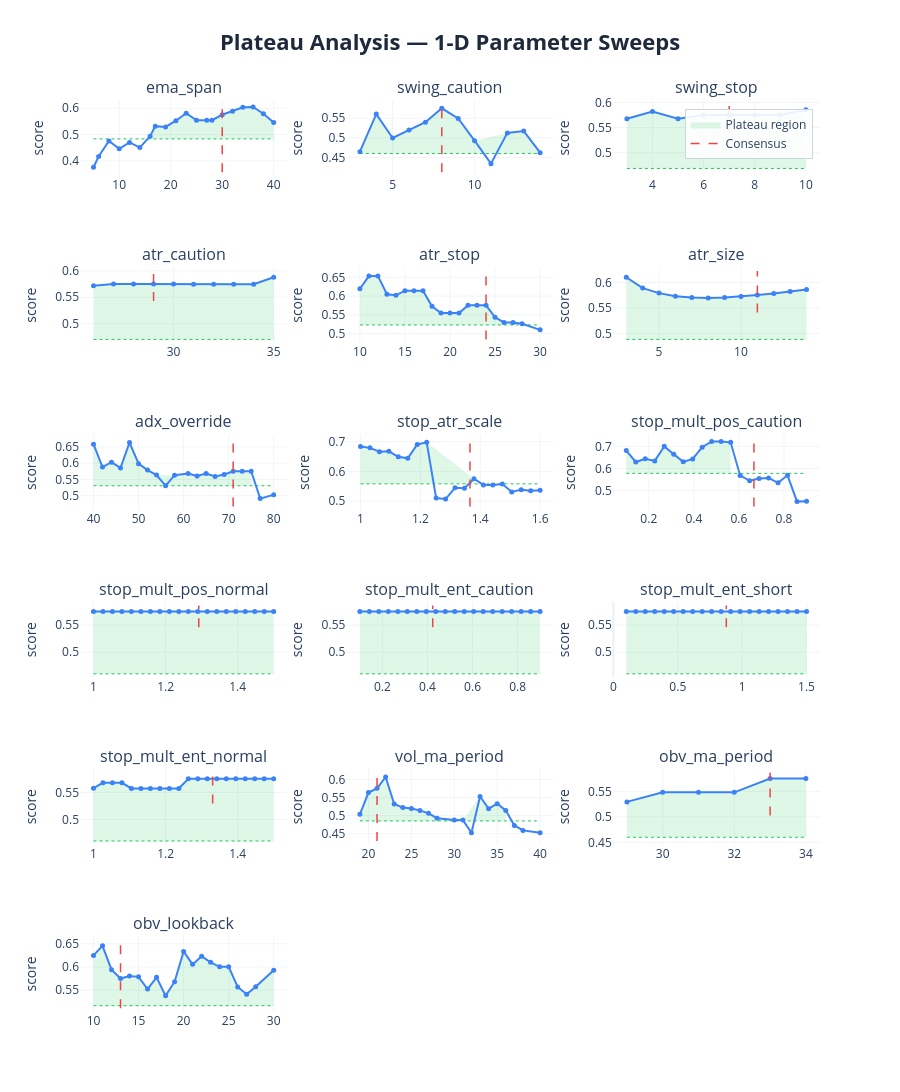

Notebook cell for this chart:
### Markdown cell above
### 1-D sweep charts:
| Element | Meaning | Good | Bad |
|---------|---------|------|-----|
| **Blue curve** | Composite score at each value of the parameter, with all others held at consensus | Flat-topped curve — performance is insensitive to the exact value | Narrow spike — optimizer latched onto one specific value, everything nearby is worse |
| **Red dashed line** | Where the consensus value sits | On the flat top of the curve | On a steep slope or at the edge of a cliff |
| **Green dashed line** | Cutoff at 80% of peak score — the boundary between plateau and non-plateau | Blue curve stays above this line across most of the range | Blue curve dips below it quickly either side of the peak |
| **Green shading** | Plateau region — all values where the score stays within 20% of the peak | Wide green band spanning most of the range (robust) | Thin sliver or no shading at all (fragile/overfit) |

 If concensus on steep slope: parameter **REGIME SENSITIVE** - do not fix, backtests are disagreeing, want to fix parameters on flat top.

### Code cell
# ── visual sweep curves ───────────────────────────────────────────────────
plot_plateau_analysis(
    sweep_results    = sweep_results,
    consensus_params = results['consensus_params'],
    param_defs       = PARAM_DEFS,
    fixed_params     = FIXED_PARAMS,
    threshold        = 0.20,
    show             = False,
    save_html        = None,
)

### Figure 1 — Plotly figure (JSON) as saved in the notebook; plotly's stock layout.template omitted (floating-point values rounded to 4 significant figures)
{"data": [{"fill": "toself", "fillcolor": "rgba(34, 197, 94, 0.15)", "hoverinfo": "skip", "line": {"color": "rgba(0,0,0,0)"}, "name": "Plateau region", "showlegend": true, "type": "scatter", "x": [16, 17, 19, 21, 23, 25, 27, 28, 30, 32, 34, 36, 38, 40, 40, 38, 36, 34, 32, 30, 28, 27, 25, 23, 21, 19, 17, 16], "xaxis": "x", "y": [0.4937, 0.532, 0.5293, 0.5526, 0.581, 0.5545, 0.5545, 0.5545, 0.5751, 0.5888, 0.6039, 0.6047, 0.579, 0.546, 0.4838, 0.4838, 0.4838, 0.4838, 0.4838, 0.4838, 0.4838, 0.4838, 0.4838, 0.4838, 0.4838, 0.4838, 0.4838, 0.4838], "yaxis": "y"}, {"hoverinfo": "skip", "line": {"color": "#22c55e", "dash": "dot", "width": 1}, "mode": "lines", "showlegend": false, "type": "scatter", "x": [5, 40], "xaxis": "x", "y": [0.4838, 0.4838], "yaxis": "y"}, {"hovertemplate": "<b>ema_span</b><br>Value: %{x:.4g}<br>Score: %{y:.4f}<br><extra></extra>", "line": {"color": "#3b82f6", "width": 2}, "marker": {"size": 5}, "mode": "lines+markers", "name": "ema_span", "showlegend": false, "type": "scatter", "x": [5, 6, 8, 10, 12, 14, 16, 17, 19, 21, 23, 25, 27, 28, 30, 32, 34, 36, 38, 40], "xaxis": "x", "y": [0.3762, 0.4171, 0.4758, 0.4461, 0.4705, 0.4508, 0.4937, 0.532, 0.5293, 0.5526, 0.581, 0.5545, 0.5545, 0.5545, 0.5751, 0.5888, 0.6039, 0.6047, 0.579, 0.546], "yaxis": "y"}, {"hoverinfo": "skip", "line": {"color": "#ef4444", "dash": "dash", "width": 1.5}, "mode": "lines", "name": "Consensus", "showlegend": true, "type": "scatter", "x": [30, 30], "xaxis": "x", "y": [0.3574, 0.6168], "yaxis": "y"}, {"fill": "toself", "fillcolor": "rgba(34, 197, 94, 0.15)", "hoverinfo": "skip", "line": {"color": "rgba(0,0,0,0)"}, "name": "Plateau region", "showlegend": false, "type": "scatter", "x": [3, 4, 5, 6, 7, 8, 9, 10, 12, 13, 14, 14, 13, 12, 10, 9, 8, 7, 6, 5, 4, 3], "xaxis": "x2", "y": [0.4646, 0.5605, 0.4996, 0.5201, 0.5398, 0.5751, 0.5493, 0.4927, 0.5125, 0.5172, 0.4622, 0.4601, 0.4601, 0.4601, 0.4601, 0.4601, 0.4601, 0.4601, 0.4601, 0.4601, 0.4601, 0.4601], "yaxis": "y2"}, {"hoverinfo": "skip", "line": {"color": "#22c55e", "dash": "dot", "width": 1}, "mode": "lines", "showlegend": false, "type": "scatter", "x": [3, 14], "xaxis": "x2", "y": [0.4601, 0.4601], "yaxis": "y2"}, {"hovertemplate": "<b>swing_caution</b><br>Value: %{x:.4g}<br>Score: %{y:.4f}<br><extra></extra>", "line": {"color": "#3b82f6", "width": 2}, "marker": {"size": 5}, "mode": "lines+markers", "name": "swing_caution", "showlegend": false, "type": "scatter", "x": [3, 4, 5, 6, 7, 8, 9, 10, 11, 12, 13, 14], "xaxis": "x2", "y": [0.4646, 0.5605, 0.4996, 0.5201, 0.5398, 0.5751, 0.5493, 0.4927, 0.4341, 0.5125, 0.5172, 0.4622], "yaxis": "y2"}, {"hoverinfo": "skip", "line": {"color": "#ef4444", "dash": "dash", "width": 1.5}, "mode": "lines", "name": "Consensus", "showlegend": false, "type": "scatter", "x": [8, 8], "xaxis": "x2", "y": [0.4124, 0.5866], "yaxis": "y2"}, {"fill": "toself", "fillcolor": "rgba(34, 197, 94, 0.15)", "hoverinfo": "skip", "line": {"color": "rgba(0,0,0,0)"}, "name": "Plateau region", "showlegend": false, "type": "scatter", "x": [3, 4, 5, 6, 7, 8, 9, 10, 10, 9, 8, 7, 6, 5, 4, 3], "xaxis": "x3", "y": [0.5676, 0.5819, 0.5677, 0.5751, 0.5751, 0.5751, 0.5751, 0.5858, 0.4686, 0.4686, 0.4686, 0.4686, 0.4686, 0.4686, 0.4686, 0.4686], "yaxis": "y3"}, {"hoverinfo": "skip", "line": {"color": "#22c55e", "dash": "dot", "width": 1}, "mode": "lines", "showlegend": false, "type": "scatter", "x": [3, 10], "xaxis": "x3", "y": [0.4686, 0.4686], "yaxis": "y3"}, {"hovertemplate": "<b>swing_stop</b><br>Value: %{x:.4g}<br>Score: %{y:.4f}<br><extra></extra>", "line": {"color": "#3b82f6", "width": 2}, "marker": {"size": 5}, "mode": "lines+markers", "name": "swing_stop", "showlegend": false, "type": "scatter", "x": [3, 4, 5, 6, 7, 8, 9, 10], "xaxis": "x3", "y": [0.5676, 0.5819, 0.5677, 0.5751, 0.5751, 0.5751, 0.5751, 0.5858], "yaxis": "y3"}, {"hoverinfo": "skip", "line": {"color": "#ef4444", "dash": "dash", "width": 1.5}, "mode": "lines", "name": "Consensus", "showlegend": false, "type": "scatter", "x": [7, 7], "xaxis": "x3", "y": [0.5392, 0.5975], "yaxis": "y3"}, {"fill": "toself", "fillcolor": "rgba(34, 197, 94, 0.15)", "hoverinfo": "skip", "line": {"color": "rgba(0,0,0,0)"}, "name": "Plateau region", "showlegend": false, "type": "scatter", "x": [26, 27, 28, 29, 30, 31, 32, 33, 34, 35, 35, 34, 33, 32, 31, 30, 29, 28, 27, 26], "xaxis": "x4", "y": [0.5717, 0.5751, 0.5751, 0.5751, 0.5751, 0.5747, 0.5747, 0.5747, 0.5747, 0.5879, 0.4703, 0.4703, 0.4703, 0.4703, 0.4703, 0.4703, 0.4703, 0.4703, 0.4703, 0.4703], "yaxis": "y4"}, {"hoverinfo": "skip", "line": {"color": "#22c55e", "dash": "dot", "width": 1}, "mode": "lines", "showlegend": false, "type": "scatter", "x": [26, 35], "xaxis": "x4", "y": [0.4703, 0.4703], "yaxis": "y4"}, {"hovertemplate": "<b>atr_caution</b><br>Value: %{x:.4g}<br>Score: %{y:.4f}<br><extra></extra>", "line": {"color": "#3b82f6", "width": 2}, "marker": {"size": 5}, "mode": "lines+markers", "name": "atr_caution", "showlegend": false, "type": "scatter", "x": [26, 27, 28, 29, 30, 31, 32, 33, 34, 35], "xaxis": "x4", "y": [0.5717, 0.5751, 0.5751, 0.5751, 0.5751, 0.5747, 0.5747, 0.5747, 0.5747, 0.5879], "yaxis": "y4"}, {"hoverinfo": "skip", "line": {"color": "#ef4444", "dash": "dash", "width": 1.5}, "mode": "lines", "name": "Consensus", "showlegend": false, "type": "scatter", "x": [29, 29], "xaxis": "x4", "y": [0.5432, 0.5997], "yaxis": "y4"}, {"fill": "toself", "fillcolor": "rgba(34, 197, 94, 0.15)", "hoverinfo": "skip", "line": {"color": "rgba(0,0,0,0)"}, "name": "Plateau region", "showlegend": false, "type": "scatter", "x": [10, 11, 12, 13, 14, 15, 16, 17, 18, 19, 20, 21, 22, 23, 24, 25, 26, 27, 28, 28, 27, 26, 25, 24, 23, 22, 21, 20, 19, 18, 17, 16, 15, 14, 13, 12, 11, 10], "xaxis": "x5", "y": [0.6195, 0.6532, 0.6537, 0.6047, 0.6021, 0.6142, 0.6142, 0.6142, 0.5726, 0.5546, 0.5546, 0.5546, 0.5751, 0.5751, 0.5751, 0.5433, 0.5297, 0.5297, 0.5261, 0.523, 0.523, 0.523, 0.523, 0.523, 0.523, 0.523, 0.523, 0.523, 0.523, 0.523, 0.523, 0.523, 0.523, 0.523, 0.523, 0.523, 0.523, 0.523], "yaxis": "y5"}, {"hoverinfo": "skip", "line": {"color": "#22c55e", "dash": "dot", "width": 1}, "mode": "lines", "showlegend": false, "type": "scatter", "x": [10, 30], "xaxis": "x5", "y": [0.523, 0.523], "yaxis": "y5"}, {"hovertemplate": "<b>atr_stop</b><br>Value: %{x:.4g}<br>Score: %{y:.4f}<br><extra></extra>", "line": {"color": "#3b82f6", "width": 2}, "marker": {"size": 5}, "mode": "lines+markers", "name": "atr_stop", "showlegend": false, "type": "scatter", "x": [10, 11, 12, 13, 14, 15, 16, 17, 18, 19, 20, 21, 22, 23, 24, 25, 26, 27, 28, 30], "xaxis": "x5", "y": [0.6195, 0.6532, 0.6537, 0.6047, 0.6021, 0.6142, 0.6142, 0.6142, 0.5726, 0.5546, 0.5546, 0.5546, 0.5751, 0.5751, 0.5751, 0.5433, 0.5297, 0.5297, 0.5261, 0.5099], "yaxis": "y5"}, {"hoverinfo": "skip", "line": {"color": "#ef4444", "dash": "dash", "width": 1.5}, "mode": "lines", "name": "Consensus", "showlegend": false, "type": "scatter", "x": [24, 24], "xaxis": "x5", "y": [0.4844, 0.6668], "yaxis": "y5"}, {"fill": "toself", "fillcolor": "rgba(34, 197, 94, 0.15)", "hoverinfo": "skip", "line": {"color": "rgba(0,0,0,0)"}, "name": "Plateau region", "showlegend": false, "type": "scatter", "x": [3, 4, 5, 6, 7, 8, 9, 10, 11, 12, 13, 14, 14, 13, 12, 11, 10, 9, 8, 7, 6, 5, 4, 3], "xaxis": "x6", "y": [0.6103, 0.5889, 0.579, 0.573, 0.5702, 0.5696, 0.5705, 0.5724, 0.5751, 0.5785, 0.5822, 0.5863, 0.4882, 0.4882, 0.4882, 0.4882, 0.4882, 0.4882, 0.4882, 0.4882, 0.4882, 0.4882, 0.4882, 0.4882], "yaxis": "y6"}, {"hoverinfo": "skip", "line": {"color": "#22c55e", "dash": "dot", "width": 1}, "mode": "lines", "showlegend": false, "type": "scatter", "x": [3, 14], "xaxis": "x6", "y": [0.4882, 0.4882], "yaxis": "y6"}, {"hovertemplate": "<b>atr_size</b><br>Value: %{x:.4g}<br>Score: %{y:.4f}<br><extra></extra>", "line": {"color": "#3b82f6", "width": 2}, "marker": {"size": 5}, "mode": "lines+markers", "name": "atr_size", "showlegend": false, "type": "scatter", "x": [3, 4, 5, 6, 7, 8, 9, 10, 11, 12, 13, 14], "xaxis": "x6", "y": [0.6103, 0.5889, 0.579, 0.573, 0.5702, 0.5696, 0.5705, 0.5724, 0.5751, 0.5785, 0.5822, 0.5863], "yaxis": "y6"}, {"hoverinfo": "skip", "line": {"color": "#ef4444", "dash": "dash", "width": 1.5}, "mode": "lines", "name": "Consensus", "showlegend": false, "type": "scatter", "x": [11, 11], "xaxis": "x6", "y": [0.5411, 0.6225], "yaxis": "y6"}, {"fill": "toself", "fillcolor": "rgba(34, 197, 94, 0.15)", "hoverinfo": "skip", "line": {"color": "rgba(0,0,0,0)"}, "name": "Plateau region", "showlegend": false, "type": "scatter", "x": [40, 42, 44, 46, 48, 50, 52, 54, 58, 61, 63, 65, 67, 69, 71, 73, 75, 75, 73, 71, 69, 67, 65, 63, 61, 58, 54, 52, 50, 48, 46, 44, 42, 40], "xaxis": "x7", "y": [0.6582, 0.5882, 0.6031, 0.5855, 0.6633, 0.5985, 0.5788, 0.5634, 0.5632, 0.5684, 0.5604, 0.5683, 0.5591, 0.5652, 0.5751, 0.5751, 0.5751, 0.5306, 0.5306, 0.5306, 0.5306, 0.5306, 0.5306, 0.5306, 0.5306, 0.5306, 0.5306, 0.5306, 0.5306, 0.5306, 0.5306, 0.5306, 0.5306, 0.5306], "yaxis": "y7"}, {"hoverinfo": "skip", "line": {"color": "#22c55e", "dash": "dot", "width": 1}, "mode": "lines", "showlegend": false, "type": "scatter", "x": [40, 80], "xaxis": "x7", "y": [0.5306, 0.5306], "yaxis": "y7"}, {"hovertemplate": "<b>adx_override</b><br>Value: %{x:.4g}<br>Score: %{y:.4f}<br><extra></extra>", "line": {"color": "#3b82f6", "width": 2}, "marker": {"size": 5}, "mode": "lines+markers", "name": "adx_override", "showlegend": false, "type": "scatter", "x": [40, 42, 44, 46, 48, 50, 52, 54, 56, 58, 61, 63, 65, 67, 69, 71, 73, 75, 77, 80], "xaxis": "x7", "y": [0.6582, 0.5882, 0.6031, 0.5855, 0.6633, 0.5985, 0.5788, 0.5634, 0.5304, 0.5632, 0.5684, 0.5604, 0.5683, 0.5591, 0.5652, 0.5751, 0.5751, 0.5751, 0.4912, 0.5031], "yaxis": "y7"}, {"hoverinfo": "skip", "line": {"color": "#ef4444", "dash": "dash", "width": 1.5}, "mode": "lines", "name": "Consensus", "showlegend": false, "type": "scatter", "x": [71, 71], "xaxis": "x7", "y": [0.4667, 0.6766], "yaxis": "y7"}, {"fill": "toself", "fillcolor": "rgba(34, 197, 94, 0.15)", "hoverinfo": "skip", "line": {"color": "rgba(0,0,0,0)"}, "name": "Plateau region", "showlegend": false, "type": "scatter", "x": [1.0, 1.032, 1.063, 1.095, 1.126, 1.158, 1.189, 1.221, 1.379, 1.379, 1.221, 1.189, 1.158, 1.126, 1.095, 1.063, 1.032, 1.0], "xaxis": "x8", "y": [0.6833, 0.6791, 0.6662, 0.6674, 0.6489, 0.6439, 0.6906, 0.6976, 0.5751, 0.5581, 0.5581, 0.5581, 0.5581, 0.5581, 0.5581, 0.5581, 0.5581, 0.5581], "yaxis": "y8"}, {"hoverinfo": "skip", "line": {"color": "#22c55e", "dash": "dot", "width": 1}, "mode": "lines", "showlegend": false, "type": "scatter", "x": [1, 1.6], "xaxis": "x8", "y": [0.5581, 0.5581], "yaxis": "y8"}, {"hovertemplate": "<b>stop_atr_scale</b><br>Value: %{x:.4g}<br>Score: %{y:.4f}<br><extra></extra>", "line": {"color": "#3b82f6", "width": 2}, "marker": {"size": 5}, "mode": "lines+markers", "name": "stop_atr_scale", "showlegend": false, "type": "scatter", "x": [1.0, 1.032, 1.063, 1.095, 1.126, 1.158, 1.189, 1.221, 1.253, 1.284, 1.316, 1.347, 1.379, 1.411, 1.442, 1.474, 1.505, 1.537, 1.568, 1.6], "xaxis": "x8", "y": [0.6833, 0.6791, 0.6662, 0.6674, 0.6489, 0.6439, 0.6906, 0.6976, 0.5104, 0.5069, 0.5446, 0.5433, 0.5751, 0.5546, 0.5546, 0.5576, 0.5306, 0.5386, 0.5345, 0.5366], "yaxis": "y8"}, {"hoverinfo": "skip", "line": {"color": "#ef4444", "dash": "dash", "width": 1.5}, "mode": "lines", "name": "Consensus", "showlegend": false, "type": "scatter", "x": [1.366, 1.366], "xaxis": "x8", "y": [0.4816, 0.7115], "yaxis": "y8"}, {"fill": "toself", "fillcolor": "rgba(34, 197, 94, 0.15)", "hoverinfo": "skip", "line": {"color": "rgba(0,0,0,0)"}, "name": "Plateau region", "showlegend": false, "type": "scatter", "x": [0.1, 0.1421, 0.1842, 0.2263, 0.2684, 0.3105, 0.3526, 0.3947, 0.4368, 0.4789, 0.5211, 0.5632, 0.5632, 0.5211, 0.4789, 0.4368, 0.3947, 0.3526, 0.3105, 0.2684, 0.2263, 0.1842, 0.1421, 0.1], "xaxis": "x9", "y": [0.6812, 0.6295, 0.6442, 0.6344, 0.7003, 0.665, 0.6301, 0.6433, 0.6966, 0.7227, 0.7227, 0.7184, 0.5782, 0.5782, 0.5782, 0.5782, 0.5782, 0.5782, 0.5782, 0.5782, 0.5782, 0.5782, 0.5782, 0.5782], "yaxis": "y9"}, {"hoverinfo": "skip", "line": {"color": "#22c55e", "dash": "dot", "width": 1}, "mode": "lines", "showlegend": false, "type": "scatter", "x": [0.1, 0.9], "xaxis": "x9", "y": [0.5782, 0.5782], "yaxis": "y9"}, {"hovertemplate": "<b>stop_mult_pos_caution</b><br>Value: %{x:.4g}<br>Score: %{y:.4f}<br><extra></extra>", "line": {"color": "#3b82f6", "width": 2}, "marker": {"size": 5}, "mode": "lines+markers", "name": "stop_mult_pos_caution", "showlegend": false, "type": "scatter", "x": [0.1, 0.1421, 0.1842, 0.2263, 0.2684, 0.3105, 0.3526, 0.3947, 0.4368, 0.4789, 0.5211, 0.5632, 0.6053, 0.6474, 0.6895, 0.7316, 0.7737, 0.8158, 0.8579, 0.9], "xaxis": "x9", "y": [0.6812, 0.6295, 0.6442, 0.6344, 0.7003, 0.665, 0.6301, 0.6433, 0.6966, 0.7227, 0.7227, 0.7184, 0.5687, 0.5446, 0.5546, 0.5576, 0.5354, 0.5692, 0.4502, 0.452], "yaxis": "y9"}, {"hoverinfo": "skip", "line": {"color": "#ef4444", "dash": "dash", "width": 1.5}, "mode": "lines", "name": "Consensus", "showlegend": false, "type": "scatter", "x": [0.6666, 0.6666], "xaxis": "x9", "y": [0.4277, 0.7372], "yaxis": "y9"}, {"fill": "toself", "fillcolor": "rgba(34, 197, 94, 0.15)", "hoverinfo": "skip", "line": {"color": "rgba(0,0,0,0)"}, "name": "Plateau region", "showlegend": false, "type": "scatter", "x": [1.0, 1.026, 1.053, 1.079, 1.105, 1.132, 1.158, 1.184, 1.211, 1.237, 1.263, 1.289, 1.316, 1.342, 1.368, 1.395, 1.421, 1.447, 1.474, 1.5, 1.5, 1.474, 1.447, 1.421, 1.395, 1.368, 1.342, 1.316, 1.289, 1.263, 1.237, 1.211, 1.184, 1.158, 1.132, 1.105, 1.079, 1.053, 1.026, 1.0], "xaxis": "x10", "y": [0.5751, 0.5751, 0.5751, 0.5751, 0.5751, 0.5751, 0.5751, 0.5751, 0.5751, 0.5751, 0.5751, 0.5751, 0.5751, 0.5751, 0.5751, 0.5751, 0.5751, 0.5751, 0.5751, 0.5751, 0.4601, 0.4601, 0.4601, 0.4601, 0.4601, 0.4601, 0.4601, 0.4601, 0.4601, 0.4601, 0.4601, 0.4601, 0.4601, 0.4601, 0.4601, 0.4601, 0.4601, 0.4601, 0.4601, 0.4601], "yaxis": "y10"}, {"hoverinfo": "skip", "line": {"color": "#22c55e", "dash": "dot", "width": 1}, "mode": "lines", "showlegend": false, "type": "scatter", "x": [1, 1.5], "xaxis": "x10", "y": [0.4601, 0.4601], "yaxis": "y10"}, {"hovertemplate": "<b>stop_mult_pos_normal</b><br>Value: %{x:.4g}<br>Score: %{y:.4f}<br><extra></extra>", "line": {"color": "#3b82f6", "width": 2}, "marker": {"size": 5}, "mode": "lines+markers", "name": "stop_mult_pos_normal", "showlegend": false, "type": "scatter", "x": [1.0, 1.026, 1.053, 1.079, 1.105, 1.132, 1.158, 1.184, 1.211, 1.237, 1.263, 1.289, 1.316, 1.342, 1.368, 1.395, 1.421, 1.447, 1.474, 1.5], "xaxis": "x10", "y": [0.5751, 0.5751, 0.5751, 0.5751, 0.5751, 0.5751, 0.5751, 0.5751, 0.5751, 0.5751, 0.5751, 0.5751, 0.5751, 0.5751, 0.5751, 0.5751, 0.5751, 0.5751, 0.5751, 0.5751], "yaxis": "y10"}, {"hoverinfo": "skip", "line": {"color": "#ef4444", "dash": "dash", "width": 1.5}, "mode": "lines", "name": "Consensus", "showlegend": false, "type": "scatter", "x": [1.292, 1.292], "xaxis": "x10", "y": [0.5464, 0.5866], "yaxis": "y10"}, {"fill": "toself", "fillcolor": "rgba(34, 197, 94, 0.15)", "hoverinfo": "skip", "line": {"color": "rgba(0,0,0,0)"}, "name": "Plateau region", "showlegend": false, "type": "scatter", "x": [0.1, 0.1421, 0.1842, 0.2263, 0.2684, 0.3105, 0.3526, 0.3947, 0.4368, 0.4789, 0.5211, 0.5632, 0.6053, 0.6474, 0.6895, 0.7316, 0.7737, 0.8158, 0.8579, 0.9, 0.9, 0.8579, 0.8158, 0.7737, 0.7316, 0.6895, 0.6474, 0.6053, 0.5632, 0.5211, 0.4789, 0.4368, 0.3947, 0.3526, 0.3105, 0.2684, 0.2263, 0.1842, 0.1421, 0.1], "xaxis": "x11", "y": [0.5751, 0.5751, 0.5751, 0.5751, 0.5751, 0.5751, 0.5751, 0.5751, 0.5751, 0.5751, 0.5751, 0.5751, 0.5751, 0.5751, 0.5751, 0.5751, 0.5751, 0.5751, 0.5751, 0.5751, 0.4601, 0.4601, 0.4601, 0.4601, 0.4601, 0.4601, 0.4601, 0.4601, 0.4601, 0.4601, 0.4601, 0.4601, 0.4601, 0.4601, 0.4601, 0.4601, 0.4601, 0.4601, 0.4601, 0.4601], "yaxis": "y11"}, {"hoverinfo": "skip", "line": {"color": "#22c55e", "dash": "dot", "width": 1}, "mode": "lines", "showlegend": false, "type": "scatter", "x": [0.1, 0.9], "xaxis": "x11", "y": [0.4601, 0.4601], "yaxis": "y11"}, {"hovertemplate": "<b>stop_mult_ent_caution</b><br>Value: %{x:.4g}<br>Score: %{y:.4f}<br><extra></extra>", "line": {"color": "#3b82f6", "width": 2}, "marker": {"size": 5}, "mode": "lines+markers", "name": "stop_mult_ent_caution", "showlegend": false, "type": "scatter", "x": [0.1, 0.1421, 0.1842, 0.2263, 0.2684, 0.3105, 0.3526, 0.3947, 0.4368, 0.4789, 0.5211, 0.5632, 0.6053, 0.6474, 0.6895, 0.7316, 0.7737, 0.8158, 0.8579, 0.9], "xaxis": "x11", "y": [0.5751, 0.5751, 0.5751, 0.5751, 0.5751, 0.5751, 0.5751, 0.5751, 0.5751, 0.5751, 0.5751, 0.5751, 0.5751, 0.5751, 0.5751, 0.5751, 0.5751, 0.5751, 0.5751, 0.5751], "yaxis": "y11"}, {"hoverinfo": "skip", "line": {"color": "#ef4444", "dash": "dash", "width": 1.5}, "mode": "lines", "name": "Consensus", "showlegend": false, "type": "scatter", "x": [0.4233, 0.4233], "xaxis": "x11", "y": [0.5464, 0.5866], "yaxis": "y11"}, {"fill": "toself", "fillcolor": "rgba(34, 197, 94, 0.15)", "hoverinfo": "skip", "line": {"color": "rgba(0,0,0,0)"}, "name": "Plateau region", "showlegend": false, "type": "scatter", "x": [0.1, 0.1737, 0.2474, 0.3211, 0.3947, 0.4684, 0.5421, 0.6158, 0.6895, 0.7632, 0.8368, 0.9105, 0.9842, 1.058, 1.132, 1.205, 1.279, 1.353, 1.426, 1.5, 1.5, 1.426, 1.353, 1.279, 1.205, 1.132, 1.058, 0.9842, 0.9105, 0.8368, 0.7632, 0.6895, 0.6158, 0.5421, 0.4684, 0.3947, 0.3211, 0.2474, 0.1737, 0.1], "xaxis": "x12", "y": [0.5751, 0.5751, 0.5751, 0.5751, 0.5751, 0.5751, 0.5751, 0.5751, 0.5751, 0.5751, 0.5751, 0.5751, 0.5751, 0.5751, 0.5751, 0.5751, 0.5751, 0.5751, 0.5751, 0.5751, 0.4601, 0.4601, 0.4601, 0.4601, 0.4601, 0.4601, 0.4601, 0.4601, 0.4601, 0.4601, 0.4601, 0.4601, 0.4601, 0.4601, 0.4601, 0.4601, 0.4601, 0.4601, 0.4601, 0.4601], "yaxis": "y12"}, {"hoverinfo": "skip", "line": {"color": "#22c55e", "dash": "dot", "width": 1}, "mode": "lines", "showlegend": false, "type": "scatter", "x": [0.1, 1.5], "xaxis": "x12", "y": [0.4601, 0.4601], "yaxis": "y12"}, {"hovertemplate": "<b>stop_mult_ent_short</b><br>Value: %{x:.4g}<br>Score: %{y:.4f}<br><extra></extra>", "line": {"color": "#3b82f6", "width": 2}, "marker": {"size": 5}, "mode": "lines+markers", "name": "stop_mult_ent_short", "showlegend": false, "type": "scatter", "x": [0.1, 0.1737, 0.2474, 0.3211, 0.3947, 0.4684, 0.5421, 0.6158, 0.6895, 0.7632, 0.8368, 0.9105, 0.9842, 1.058, 1.132, 1.205, 1.279, 1.353, 1.426, 1.5], "xaxis": "x12", "y": [0.5751, 0.5751, 0.5751, 0.5751, 0.5751, 0.5751, 0.5751, 0.5751, 0.5751, 0.5751, 0.5751, 0.5751, 0.5751, 0.5751, 0.5751, 0.5751, 0.5751, 0.5751, 0.5751, 0.5751], "yaxis": "y12"}, {"hoverinfo": "skip", "line": {"color": "#ef4444", "dash": "dash", "width": 1.5}, "mode": "lines", "name": "Consensus", "showlegend": false, "type": "scatter", "x": [0.8768, 0.8768], "xaxis": "x12", "y": [0.5464, 0.5866], "yaxis": "y12"}, {"fill": "toself", "fillcolor": "rgba(34, 197, 94, 0.15)", "hoverinfo": "skip", "line": {"color": "rgba(0,0,0,0)"}, "name": "Plateau region", "showlegend": false, "type": "scatter", "x": [1.0, 1.026, 1.053, 1.079, 1.105, 1.132, 1.158, 1.184, 1.211, 1.237, 1.263, 1.289, 1.316, 1.342, 1.368, 1.395, 1.421, 1.447, 1.474, 1.5, 1.5, 1.474, 1.447, 1.421, 1.395, 1.368, 1.342, 1.316, 1.289, 1.263, 1.237, 1.211, 1.184, 1.158, 1.132, 1.105, 1.079, 1.053, 1.026, 1.0], "xaxis": "x13", "y": [0.5578, 0.5677, 0.5677, 0.5677, 0.5574, 0.5574, 0.5574, 0.5574, 0.5574, 0.5574, 0.5751, 0.5751, 0.5751, 0.5751, 0.5751, 0.5751, 0.5751, 0.5751, 0.5751, 0.5751, 0.4601, 0.4601, 0.4601, 0.4601, 0.4601, 0.4601, 0.4601, 0.4601, 0.4601, 0.4601, 0.4601, 0.4601, 0.4601, 0.4601, 0.4601, 0.4601, 0.4601, 0.4601, 0.4601, 0.4601], "yaxis": "y13"}, {"hoverinfo": "skip", "line": {"color": "#22c55e", "dash": "dot", "width": 1}, "mode": "lines", "showlegend": false, "type": "scatter", "x": [1, 1.5], "xaxis": "x13", "y": [0.4601, 0.4601], "yaxis": "y13"}, {"hovertemplate": "<b>stop_mult_ent_normal</b><br>Value: %{x:.4g}<br>Score: %{y:.4f}<br><extra></extra>", "line": {"color": "#3b82f6", "width": 2}, "marker": {"size": 5}, "mode": "lines+markers", "name": "stop_mult_ent_normal", "showlegend": false, "type": "scatter", "x": [1.0, 1.026, 1.053, 1.079, 1.105, 1.132, 1.158, 1.184, 1.211, 1.237, 1.263, 1.289, 1.316, 1.342, 1.368, 1.395, 1.421, 1.447, 1.474, 1.5], "xaxis": "x13", "y": [0.5578, 0.5677, 0.5677, 0.5677, 0.5574, 0.5574, 0.5574, 0.5574, 0.5574, 0.5574, 0.5751, 0.5751, 0.5751, 0.5751, 0.5751, 0.5751, 0.5751, 0.5751, 0.5751, 0.5751], "yaxis": "y13"}, {"hoverinfo": "skip", "line": {"color": "#ef4444", "dash": "dash", "width": 1.5}, "mode": "lines", "name": "Consensus", "showlegend": false, "type": "scatter", "x": [1.331, 1.331], "xaxis": "x13", "y": [0.5296, 0.5866], "yaxis": "y13"}, {"fill": "toself", "fillcolor": "rgba(34, 197, 94, 0.15)", "hoverinfo": "skip", "line": {"color": "rgba(0,0,0,0)"}, "name": "Plateau region", "showlegend": false, "type": "scatter", "x": [19, 20, 21, 22, 23, 24, 25, 26, 27, 28, 30, 31, 33, 34, 35, 36, 36, 35, 34, 33, 31, 30, 28, 27, 26, 25, 24, 23, 22, 21, 20, 19], "xaxis": "x14", "y": [0.5035, 0.5636, 0.5751, 0.6065, 0.5319, 0.5219, 0.5197, 0.5143, 0.5061, 0.4927, 0.4875, 0.4875, 0.5525, 0.519, 0.5328, 0.5139, 0.4852, 0.4852, 0.4852, 0.4852, 0.4852, 0.4852, 0.4852, 0.4852, 0.4852, 0.4852, 0.4852, 0.4852, 0.4852, 0.4852, 0.4852, 0.4852], "yaxis": "y14"}, {"hoverinfo": "skip", "line": {"color": "#22c55e", "dash": "dot", "width": 1}, "mode": "lines", "showlegend": false, "type": "scatter", "x": [19, 40], "xaxis": "x14", "y": [0.4852, 0.4852], "yaxis": "y14"}, {"hovertemplate": "<b>vol_ma_period</b><br>Value: %{x:.4g}<br>Score: %{y:.4f}<br><extra></extra>", "line": {"color": "#3b82f6", "width": 2}, "marker": {"size": 5}, "mode": "lines+markers", "name": "vol_ma_period", "showlegend": false, "type": "scatter", "x": [19, 20, 21, 22, 23, 24, 25, 26, 27, 28, 30, 31, 32, 33, 34, 35, 36, 37, 38, 40], "xaxis": "x14", "y": [0.5035, 0.5636, 0.5751, 0.6065, 0.5319, 0.5219, 0.5197, 0.5143, 0.5061, 0.4927, 0.4875, 0.4875, 0.4526, 0.5525, 0.519, 0.5328, 0.5139, 0.4727, 0.4591, 0.4524], "yaxis": "y14"}, {"hoverinfo": "skip", "line": {"color": "#ef4444", "dash": "dash", "width": 1.5}, "mode": "lines", "name": "Consensus", "showlegend": false, "type": "scatter", "x": [21, 21], "xaxis": "x14", "y": [0.4297, 0.6187], "yaxis": "y14"}, {"fill": "toself", "fillcolor": "rgba(34, 197, 94, 0.15)", "hoverinfo": "skip", "line": {"color": "rgba(0,0,0,0)"}, "name": "Plateau region", "showlegend": false, "type": "scatter", "x": [29, 30, 31, 32, 33, 34, 34, 33, 32, 31, 30, 29], "xaxis": "x15", "y": [0.5293, 0.548, 0.548, 0.548, 0.5751, 0.5751, 0.4601, 0.4601, 0.4601, 0.4601, 0.4601, 0.4601], "yaxis": "y15"}, {"hoverinfo": "skip", "line": {"color": "#22c55e", "dash": "dot", "width": 1}, "mode": "lines", "showlegend": false, "type": "scatter", "x": [29, 34], "xaxis": "x15", "y": [0.4601, 0.4601], "yaxis": "y15"}, {"hovertemplate": "<b>obv_ma_period</b><br>Value: %{x:.4g}<br>Score: %{y:.4f}<br><extra></extra>", "line": {"color": "#3b82f6", "width": 2}, "marker": {"size": 5}, "mode": "lines+markers", "name": "obv_ma_period", "showlegend": false, "type": "scatter", "x": [29, 30, 31, 32, 33, 34], "xaxis": "x15", "y": [0.5293, 0.548, 0.548, 0.548, 0.5751, 0.5751], "yaxis": "y15"}, {"hoverinfo": "skip", "line": {"color": "#ef4444", "dash": "dash", "width": 1.5}, "mode": "lines", "name": "Consensus", "showlegend": false, "type": "scatter", "x": [33, 33], "xaxis": "x15", "y": [0.5028, 0.5866], "yaxis": "y15"}, {"fill": "toself", "fillcolor": "rgba(34, 197, 94, 0.15)", "hoverinfo": "skip", "line": {"color": "rgba(0,0,0,0)"}, "name": "Plateau region", "showlegend": false, "type": "scatter", "x": [10, 11, 12, 13, 14, 15, 16, 17, 18, 19, 20, 21, 22, 23, 24, 25, 26, 27, 28, 30, 30, 28, 27, 26, 25, 24, 23, 22, 21, 20, 19, 18, 17, 16, 15, 14, 13, 12, 11, 10], "xaxis": "x16", "y": [0.6249, 0.6457, 0.5942, 0.5751, 0.5805, 0.5787, 0.5525, 0.5778, 0.538, 0.5683, 0.6336, 0.6056, 0.6233, 0.6101, 0.6004, 0.6004, 0.5569, 0.5414, 0.5575, 0.5932, 0.5166, 0.5166, 0.5166, 0.5166, 0.5166, 0.5166, 0.5166, 0.5166, 0.5166, 0.5166, 0.5166, 0.5166, 0.5166, 0.5166, 0.5166, 0.5166, 0.5166, 0.5166, 0.5166, 0.5166], "yaxis": "y16"}, {"hoverinfo": "skip", "line": {"color": "#22c55e", "dash": "dot", "width": 1}, "mode": "lines", "showlegend": false, "type": "scatter", "x": [10, 30], "xaxis": "x16", "y": [0.5166, 0.5166], "yaxis": "y16"}, {"hovertemplate": "<b>obv_lookback</b><br>Value: %{x:.4g}<br>Score: %{y:.4f}<br><extra></extra>", "line": {"color": "#3b82f6", "width": 2}, "marker": {"size": 5}, "mode": "lines+markers", "name": "obv_lookback", "showlegend": false, "type": "scatter", "x": [10, 11, 12, 13, 14, 15, 16, 17, 18, 19, 20, 21, 22, 23, 24, 25, 26, 27, 28, 30], "xaxis": "x16", "y": [0.6249, 0.6457, 0.5942, 0.5751, 0.5805, 0.5787, 0.5525, 0.5778, 0.538, 0.5683, 0.6336, 0.6056, 0.6233, 0.6101, 0.6004, 0.6004, 0.5569, 0.5414, 0.5575, 0.5932], "yaxis": "y16"}, {"hoverinfo": "skip", "line": {"color": "#ef4444", "dash": "dash", "width": 1.5}, "mode": "lines", "name": "Consensus", "showlegend": false, "type": "scatter", "x": [13, 13], "xaxis": "x16", "y": [0.5111, 0.6586], "yaxis": "y16"}], "layout": {"annotations": [{"font": {"size": 16}, "showarrow": false, "text": "ema_span", "x": 0.14, "xanchor": "center", "xref": "paper", "y": 1, "yanchor": "bottom", "yref": "paper"}, {"font": {"size": 16}, "showarrow": false, "text": "swing_caution", "x": 0.5, "xanchor": "center", "xref": "paper", "y": 1, "yanchor": "bottom", "yref": "paper"}, {"font": {"size": 16}, "showarrow": false, "text": "swing_stop", "x": 0.86, "xanchor": "center", "xref": "paper", "y": 1, "yanchor": "bottom", "yref": "paper"}, {"font": {"size": 16}, "showarrow": false, "text": "atr_caution", "x": 0.14, "xanchor": "center", "xref": "paper", "y": 0.8167, "yanchor": "bottom", "yref": "paper"}, {"font": {"size": 16}, "showarrow": false, "text": "atr_stop", "x": 0.5, "xanchor": "center", "xref": "paper", "y": 0.8167, "yanchor": "bottom", "yref": "paper"}, {"font": {"size": 16}, "showarrow": false, "text": "atr_size", "x": 0.86, "xanchor": "center", "xref": "paper", "y": 0.8167, "yanchor": "bottom", "yref": "paper"}, {"font": {"size": 16}, "showarrow": false, "text": "adx_override", "x": 0.14, "xanchor": "center", "xref": "paper", "y": 0.6333, "yanchor": "bottom", "yref": "paper"}, {"font": {"size": 16}, "showarrow": false, "text": "stop_atr_scale", "x": 0.5, "xanchor": "center", "xref": "paper", "y": 0.6333, "yanchor": "bottom", "yref": "paper"}, {"font": {"size": 16}, "showarrow": false, "text": "stop_mult_pos_caution", "x": 0.86, "xanchor": "center", "xref": "paper", "y": 0.6333, "yanchor": "bottom", "yref": "paper"}, {"font": {"size": 16}, "showarrow": false, "text": "stop_mult_pos_normal", "x": 0.14, "xanchor": "center", "xref": "paper", "y": 0.45, "yanchor": "bottom", "yref": "paper"}, {"font": {"size": 16}, "showarrow": false, "text": "stop_mult_ent_caution", "x": 0.5, "xanchor": "center", "xref": "paper", "y": 0.45, "yanchor": "bottom", "yref": "paper"}, {"font": {"size": 16}, "showarrow": false, "text": "stop_mult_ent_short", "x": 0.86, "xanchor": "center", "xref": "paper", "y": 0.45, "yanchor": "bottom", "yref": "paper"}, {"font": {"size": 16}, "showarrow": false, "text": "stop_mult_ent_normal", "x": 0.14, "xanchor": "center", "xref": "paper", "y": 0.2667, "yanchor": "bottom", "yref": "paper"}, {"font": {"size": 16}, "showarrow": false, "text": "vol_ma_period", "x": 0.5, "xanchor": "center", "xref": "paper", "y": 0.2667, "yanchor": "bottom", "yref": "paper"}, {"font": {"size": 16}, "showarrow": false, "text": "obv_ma_period", "x": 0.86, "xanchor": "center", "xref": "paper", "y": 0.2667, "yanchor": "bottom", "yref": "paper"}, {"font": {"size": 16}, "showarrow": false, "text": "obv_lookback", "x": 0.14, "xanchor": "center", "xref": "paper", "y": 0.08333, "yanchor": "bottom", "yref": "paper"}], "height": 1800, "legend": {"bgcolor": "rgba(255, 255, 255, 0.9)", "bordercolor": "#cbd5e1", "borderwidth": 1, "x": 0.99, "xanchor": "right", "y": 0.99, "yanchor": "top"}, "title": {"font": {"color": "#1E293B", "size": 22}, "text": "<b>Plateau Analysis — 1-D Parameter Sweeps</b>", "x": 0.5, "xanchor": "center"}, "xaxis": {"anchor": "y", "domain": [0, 0.28], "gridcolor": "#f1f5f9", "gridwidth": 1, "showgrid": true}, "xaxis10": {"anchor": "y10", "domain": [0, 0.28], "gridcolor": "#f1f5f9", "gridwidth": 1, "showgrid": true}, "xaxis11": {"anchor": "y11", "domain": [0.36, 0.64], "gridcolor": "#f1f5f9", "gridwidth": 1, "showgrid": true}, "xaxis12": {"anchor": "y12", "domain": [0.72, 1], "gridcolor": "#f1f5f9", "gridwidth": 1, "showgrid": true}, "xaxis13": {"anchor": "y13", "domain": [0, 0.28], "gridcolor": "#f1f5f9", "gridwidth": 1, "showgrid": true}, "xaxis14": {"anchor": "y14", "domain": [0.36, 0.64], "gridcolor": "#f1f5f9", "gridwidth": 1, "showgrid": true}, "xaxis15": {"anchor": "y15", "domain": [0.72, 1], "gridcolor": "#f1f5f9", "gridwidth": 1, "showgrid": true}, "xaxis16": {"anchor": "y16", "domain": [0, 0.28], "gridcolor": "#f1f5f9", "gridwidth": 1, "showgrid": true}, "xaxis17": {"anchor": "y17", "domain": [0.36, 0.64], "gridcolor": "#f1f5f9", "gridwidth": 1, "showgrid": true}, "xaxis18": {"anchor": "y18", "domain": [0.72, 1], "gridcolor": "#f1f5f9", "gridwidth": 1, "showgrid": true}, "xaxis2": {"anchor": "y2", "domain": [0.36, 0.64], "gridcolor": "#f1f5f9", "gridwidth": 1, "showgrid": true}, "xaxis3": {"anchor": "y3", "domain": [0.72, 1], "gridcolor": "#f1f5f9", "gridwidth": 1, "showgrid": true}, "xaxis4": {"anchor": "y4", "domain": [0, 0.28], "gridcolor": "#f1f5f9", "gridwidth": 1, "showgrid": true}, "xaxis5": {"anchor": "y5", "domain": [0.36, 0.64], "gridcolor": "#f1f5f9", "gridwidth": 1, "showgrid": true}, "xaxis6": {"anchor": "y6", "domain": [0.72, 1], "gridcolor": "#f1f5f9", "gridwidth": 1, "showgrid": true}, "xaxis7": {"anchor": "y7", "domain": [0, 0.28], "gridcolor": "#f1f5f9", "gridwidth": 1, "showgrid": true}, "xaxis8": {"anchor": "y8", "domain": [0.36, 0.64], "gridcolor": "#f1f5f9", "gridwidth": 1, "showgrid": true}, "xaxis9": {"anchor": "y9", "domain": [0.72, 1], "gridcolor": "#f1f5f9", "gridwidth": 1, "showgrid": true}, "yaxis": {"anchor": "x", "domain": [0.9167, 1], "gridcolor": "#f1f5f9", "gridwidth": 1, "showgrid": true, "title": {"text": "score"}}, "yaxis10": {"anchor": "x10", "domain": [0.3667, 0.45], "gridcolor": "#f1f5f9", "gridwidth": 1, "showgrid": true, "title": {"text": "score"}}, "yaxis11": {"anchor": "x11", "domain": [0.3667, 0.45], "gridcolor": "#f1f5f9", "gridwidth": 1, "showgrid": true, "title": {"text": "score"}}, "yaxis12": {"anchor": "x12", "domain": [0.3667, 0.45], "gridcolor": "#f1f5f9", "gridwidth": 1, "showgrid": true, "title": {"text": "score"}}, "yaxis13": {"anchor": "x13", "domain": [0.1833, 0.2667], "gridcolor": "#f1f5f9", "gridwidth": 1, "showgrid": true, "title": {"text": "score"}}, "yaxis14": {"anchor": "x14", "domain": [0.1833, 0.2667], "gridcolor": "#f1f5f9", "gridwidth": 1, "showgrid": true, "title": {"text": "score"}}, "yaxis15": {"anchor": "x15", "domain": [0.1833, 0.2667], "gridcolor": "#f1f5f9", "gridwidth": 1, "showgrid": true, "title": {"text": "score"}}, "yaxis16": {"anchor": "x16", "domain": [0, 0.08333], "gridcolor": "#f1f5f9", "gridwidth": 1, "showgrid": true, "title": {"text": "score"}}, "yaxis17": {"anchor": "x17", "domain": [0, 0.08333], "gridcolor": "#f1f5f9", "gridwidth": 1, "showgrid": true, "title": {"text": "score"}}, "yaxis18": {"anchor": "x18", "domain": [0, 0.08333], "gridcolor": "#f1f5f9", "gridwidth": 1, "showgrid": true, "title": {"text": "score"}}, "yaxis2": {"anchor": "x2", "domain": [0.9167, 1], "gridcolor": "#f1f5f9", "gridwidth": 1, "showgrid": true, "title": {"text": "score"}}, "yaxis3": {"anchor": "x3", "domain": [0.9167, 1], "gridcolor": "#f1f5f9", "gridwidth": 1, "showgrid": true, "title": {"text": "score"}}, "yaxis4": {"anchor": "x4", "domain": [0.7333, 0.8167], "gridcolor": "#f1f5f9", "gridwidth": 1, "showgrid": true, "title": {"text": "score"}}, "yaxis5": {"anchor": "x5", "domain": [0.7333, 0.8167], "gridcolor": "#f1f5f9", "gridwidth": 1, "showgrid": true, "title": {"text": "score"}}, "yaxis6": {"anchor": "x6", "domain": [0.7333, 0.8167], "gridcolor": "#f1f5f9", "gridwidth": 1, "showgrid": true, "title": {"text": "score"}}, "yaxis7": {"anchor": "x7", "domain": [0.55, 0.6333], "gridcolor": "#f1f5f9", "gridwidth": 1, "showgrid": true, "title": {"text": "score"}}, "yaxis8": {"anchor": "x8", "domain": [0.55, 0.6333], "gridcolor": "#f1f5f9", "gridwidth": 1, "showgrid": true, "title": {"text": "score"}}, "yaxis9": {"anchor": "x9", "domain": [0.55, 0.6333], "gridcolor": "#f1f5f9", "gridwidth": 1, "showgrid": true, "title": {"text": "score"}}}}
